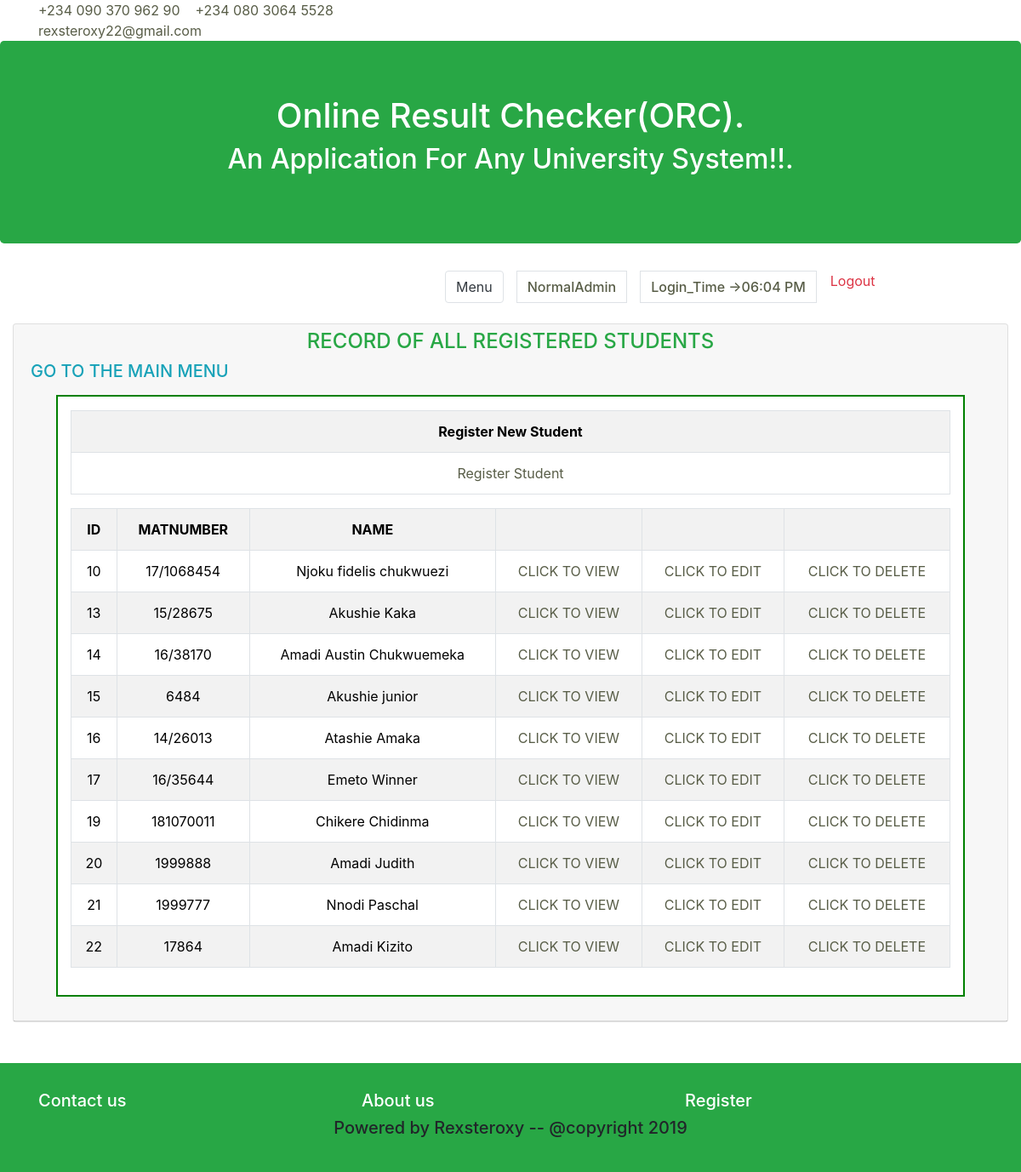
Screenshot of /admin/student/index.php (signed in) with the database file from the repository.
### tables this page shows
CREATE TABLE `student` (
  `id` int(225) NOT NULL,
  `name` varchar(255) NOT NULL,
  `email` varchar(255) NOT NULL,
  `institution` varchar(225) NOT NULL,
  `department` varchar(225) NOT NULL,
  `matnumber` varchar(225) NOT NULL,
  `time` timestamp NOT NULL DEFAULT CURRENT_TIMESTAMP ON UPDATE CURRENT_TIMESTAMP,
  `password` varchar(225) NOT NULL
);

### private/functions.php (called while the page is built, shortened)
<?php
function url_for($script_path) {
    if($script_path[0] != '/') {
      $script_path = "/" . $script_path;
        }
    return WWW_ROOT . $script_path;
    }
function h($string=""){
	return htmlspecialchars($string);
    }
function u($string=""){
	return urlencode($string);
}
?>

### private/student_query.php (called while the page is built, shortened)
<?php
function find_all_student(){
  global $db;
  $sql = "SELECT * FROM student ";
  $sql .= "ORDER BY id ASC";
  $student = mysqli_query($db, $sql);
  return $student;
}
?>

### public/admin/student/index.php (the view, shortened to what this page needs)
<?php
$students = find_all_student();
include(SHARED_PATH . '/admin_header.php');
?>
	<div class="container-fluid">
    <div class="row ">
        <div class="col-md-12 col-lg-12 col-sm-12">
				<div class="card">
            <div class="card-header">
            <div class="card-subtitle">
            <h4 class="text-success text-center">RECORD OF ALL REGISTERED STUDENTS</h4>
            <h5><a class="text-info" href="<?php echo url_for('/admin/index.php')?>">GO TO THE MAIN MENU</a></h5>
						<div id="attributes">
<table class="table table-striped table-bordered table-hover table-condensed text-center">
<tr>
		<th>Register New Student</th>
	</tr>
	<tr>
	<td><a class="action" href="<?php echo url_for('/admin/student/create_student.php');?>">Register Student</a></td>
	</tr>
</table>
<table class="table table-striped table-bordered table-hover table-condensed text-center">
	<tr>
		<th>ID</th>
		<th>MATNUMBER</th>
		<th>NAME</th>
		<th>&nbsp;</th>
  	    <th>&nbsp;</th>
        <th>&nbsp;</th>
	</tr>
	<?php while($student = mysqli_fetch_assoc($students)) {?>
		<tr>
			<td><?php echo h($student['id']); ?></td>
			<td><?php echo h($student['matnumber']); ?></td>
			<td><?php echo h($student['name']); ?></td>
			<td><a class="action" href="<?php echo url_for('/admin/student/show_student.php?id=' . $student['id']) ;?>">CLICK TO VIEW</a></td>
			<td><a class="action" href="<?php echo url_for('/admin/student/edit_student.php?id=' . $student['id']) ;?>">CLICK TO EDIT</a></td>
			<td><a class="action" href="<?php echo url_for('/admin/student/delete_student.php?id=' . h(u($student['id'])));?>">CLICK TO DELETE</a></td>
		</tr>
	<?php }?>
</table>
	</div>	</div>	</div>	</div>	</div>	</div>	</div>
<br><br>
<?php include(SHARED_PATH . '/admin_footer.php');?>

### private/shared/admin_header.php (shortened to what this page needs)
<!doctype html>
<html lang="en">
  <head>
     <link rel="stylesheet" type="text/css" media="screen" href="<?php echo url_for("css/mine.css"); ?>"/>
     <link rel="stylesheet" media="all" href="<?php echo url_for("css/bootstrap.min.css"); ?>" />
      </head>
  <body>
    <header id="header" id="home">
        <div class="header-top bg-light">
            <div class="container">
                <div class="row">
                    <div class="col-lg-6 col-sm-6 col-8 header-top-right no-padding">
                    <a href="tel:+234 080 3064 5528">+234 090 370 962 90</a>&nbsp&nbsp&nbsp
                        <a href="tel:+234 080 3064 5528">+234 080 3064 5528</a> &nbsp&nbsp&nbsp
                        <a href="mailto:rexsteroxy22@gmail.com">rexsteroxy22@gmail.com</a>
                    </div>
                </div>
            </div>
        </div>
    </header>
    <div class="jumbotron text-center">
	<div class="container">
		<h1>Online Result Checker(ORC). <span class="glyphicon glyphicon-thumbs-up"></span></h1>
		<h2><p class="">An Application  For Any University System!!.</p></h2>
	</div>
</div>
<div class="container-fluid">
		<div class="row ">
		<?php $time=$_SESSION['last_admin_login'] ?? '00.00'; ?>
     <?php if(isset( $_SESSION['email'])){ ?>
        <div class="col-md-5 col-lg-5 col-sm-6">
                <a href="index.php" class=" btn btn-dangr"><im src="img/logo.jp" width="40"></a>
        </div>
		<div class="col-md-6 col-lg-6 col-sm-6">
           <ul class="pagination">
             <li class="page-item mx-sm-2">
                <a href="<?php echo url_for('/admin/index.php'); ?>" class="page-link btn btn-outline-danger text-dark">Menu</a>
             </li>
             <li class="page-item mx-sm-2">
                <h6 class="page-link"><?php echo $_SESSION['level'] ?? '' ;?></h6>
             </li>
             <li class="page-item mx-sm-2">
                <h6  class="page-link">Login_Time -><?php echo date('h:i A' ,$time) ?? '' ;?></h6>
             </li>
             <li class="page-item mx-sm-2">
                <a href="<?php echo url_for('/admin/admin_logout.php');?>" class="text-danger">Logout</a>
             </li>
             <?php } ?>
           </ul>
           </div>
        </div>
		</div>

### private/shared/admin_footer.php (shortened to what this page needs)
<footer class="foot text-center">
	<section id="footer">
		<div class="container">
			<div class="row text-center text-xs-center text-sm-left text-md-left">
				<div class="col-xs-12 col-sm-4 col-md-4">
					<h5><a href="contact.php" style ="color: white">Contact us</a></h5>
				</div>
				<div class="col-xs-12 col-sm-4 col-md-4">
                <h5><a href="about.php" style ="color: white">About us</a></h5>
				</div>
				<div class="col-xs-12 col-sm-4 col-md-4">
                <h5><a href="signup.php" style ="color: white">Register </a></h5>
				</div>
			</div>
        </div>
        <h5>
            Powered by
             Rexsteroxy -- @copyright
            <?php echo date('Y'); ?>
        </h5>
	</section>
    </footer>
</body>
</html>

### public/css/mine.css (style rules this page uses)
.foot { padding: 2rem 1rem; background-color: #28a745; margin-bottom: 0px; }
ul a:link { text-decoration: none; color: #FFFFFF }
.jumbotron { margin-top:0px; padding:100px; color:#fff; text-align: center; background-image: url(/img/rex.jpg) center; background-size:cover; }
#attributes { color:black; background: white; border: 2px solid green; padding: 1em 15px; margin: 1em 30px; width: auto px; }

### rows the page displays
student: id "10", matnumber "17/1068454", name "Njoku fidelis chukwuezi"
student: id "13", matnumber "15/28675", name "Akushie Kaka"
student: id "14", matnumber "16/38170", name "Amadi Austin Chukwuemeka"
student: id "15", matnumber "6484", name "Akushie junior"
student: id "16", matnumber "14/26013", name "Atashie Amaka"
student: id "17", matnumber "16/35644", name "Emeto Winner"
student: id "19", matnumber "181070011", name "Chikere Chidinma"
student: id "20", matnumber "1999888", name "Amadi Judith"
student: id "21", matnumber "1999777", name "Nnodi Paschal"
student: id "22", matnumber "17864", name "Amadi Kizito"

### other values shown
$_SESSION['level'] "NormalAdmin"
date('h:i A' ,$time) "06:04 PM"
